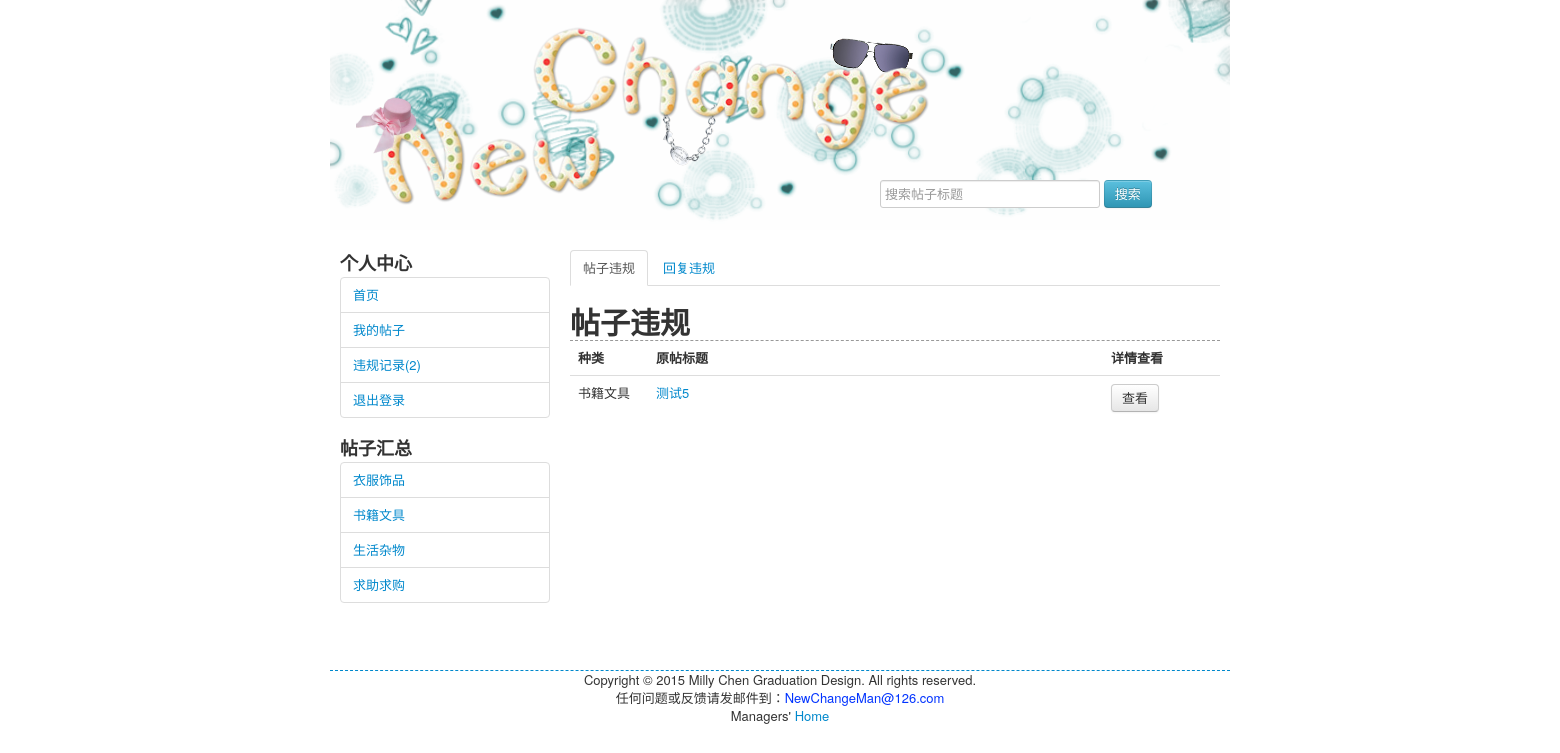
/others/myalarm.php (signed in), run on the app's committed database.
### tables this page shows
CREATE TABLE IF NOT EXISTS `user` (
  `user_id` varchar(30) NOT NULL,
  `password` varchar(20) NOT NULL,
  `user_type` char(2) NOT NULL COMMENT '0管理员，1普通用户',
  `alarm` int(2) NOT NULL DEFAULT '0' COMMENT '满3次禁言',
  `status` char(2) NOT NULL COMMENT '0代表正常，1代表不显示',
  PRIMARY KEY (`user_id`)
);

CREATE TABLE IF NOT EXISTS `type` (
  `type` bigint(20) NOT NULL AUTO_INCREMENT,
  `name` varchar(20) NOT NULL,
  PRIMARY KEY (`type`)
);

CREATE TABLE IF NOT EXISTS `item` (
  `item_id` bigint(100) NOT NULL AUTO_INCREMENT,
  `type` bigint(20) NOT NULL,
  `title` text NOT NULL,
  `content` text NOT NULL,
  `attachment` text COMMENT '默认为null，有path则取path',
  `author` varchar(30) NOT NULL,
  `time` datetime NOT NULL COMMENT '发帖时间',
  `last_modify` datetime NOT NULL,
  `status` char(2) NOT NULL DEFAULT '0' COMMENT '0代表正常，1代表不显示',
  PRIMARY KEY (`item_id`),
  KEY `author` (`author`),
  KEY `type` (`type`)
);

### others/myalarm.php (the view, shortened to what this page needs)
<!DOCTYPE html PUBLIC "-//W3C//DTD XHTML 1.0 Transitional//EN" "http://www.w3.org/TR/xhtml1/DTD/xhtml1-transitional.dtd">
<html xmlns="http://www.w3.org/1999/xhtml">
<head>
</head>
<body>
<?php
include("../deal/user_check.php");
include("header.php");
?>
<div id="middle">
<?php include("middle_left.php"); ?>
<div id="middle_right">
    <div class="tabbable" style="margin-bottom: 9px;">
        <ul class="nav nav-tabs">
          <li class="active"><a href="#1" data-toggle="tab">帖子违规</a></li>
          <li class=""><a href="#2" data-toggle="tab">回复违规</a></li>
        </ul>
        <div class="tab-content">
          <div class="tab-pane active" id="1">
            <h1 class="border1">帖子违规</h1>
            <table class="table">
            <thead>
            <tr>
            <th width="12%">种类</th>
            <th width="70%">原帖标题</th>
            <th width="18%">详情查看</th>
            </tr>
            </thead>
            <tbody>
            <?php
			$rs=mysql_query("select * from item where status='1' and author=".$_SESSION['user_id']);
            while($row=mysql_fetch_array($rs))
            {
			 ?>
            <tr>
            <td><?php
			$type_res=mysql_query("select * from type where type=".$row["type"]);
            $type_list=mysql_fetch_array($type_res);
            echo $type_list["name"];
			?></td>
            <td>
            <a href="item_detail.php?item_id=<?php echo $row["item_id"]; ?>"><?php echo $row["title"]; ?></a>
            </td>
            <td><a class="btn" data-toggle="modal" href="#ItemModal<?php  echo $row['item_id']; ?>" >查看</a></span></td>
            </tr>
            <?php } ?>
            </tbody>
            </table>
          </div>
        </div>
      </div>
</div>
</div>
<?php include("footer.php"); ?>
</body>
</html>

### others/middle_left.php (shortened to what this page needs)
<!DOCTYPE html PUBLIC "-//W3C//DTD XHTML 1.0 Transitional//EN" "http://www.w3.org/TR/xhtml1/DTD/xhtml1-transitional.dtd">
<html xmlns="http://www.w3.org/1999/xhtml">
<head>
</head>
<body>
<div id="middle_left">
<?php
if(isset($_SESSION['user_id'])){
?>
<h3>个人中心</h3>
<ul class="nav nav-tabs nav-stacked">
<li><a href="../index.php">首页</a></li>
<li>
<a href="myitem.php">我的帖子</a>
</li>
<li>
<?php
$alarm_rs=mysql_query("select * from user where user_id=".$_SESSION['user_id']);
$alarm_row=mysql_fetch_array($alarm_rs)
?>
<a href="myalarm.php">违规记录(<?php echo $alarm_row["alarm"]; ?>)</a>
</li>
<li>
<a href="../deal/log off.php">退出登录</a>
</li>
</ul>
<h3>帖子汇总</h3>
<ul class="nav nav-tabs nav-stacked">
<?php
$type_rs=mysql_query("select * from type");
while($type_row=mysql_fetch_array($type_rs))
{?>
    <li><a href="typeselect.php?type=<?php echo $type_row['type']; ?>"><?php echo $type_row["name"]; ?></a></li>
<?php
}
?>
</ul>
<?php
}
?>
</div>
</body>
</html>

### style/style.css (style rules this page uses)
* { margin:0px; padding:0px; }
#middle { width:880px; margin:0 auto; padding:20px 10px; min-height:400px; }
#middle_left { width:210px; float:left; }
#middle_right { width:650px; float:right; }
.border1 { border-bottom:dashed 1px #999; }

### data on the page
user: alarm "2"
type: name "衣服饰品"
type: name "书籍文具"
type: name "生活杂物"
type: name "求助求购"
item: type.name "书籍文具", title "测试5"
